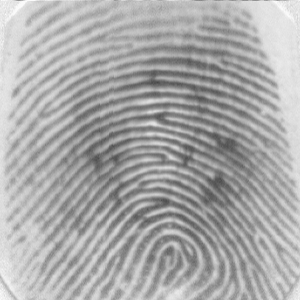
#> input picture Datasets/DB1_B/101_2.tif, 300 x 300 px, found by its file name; its folder holds 4 pictures in this run
$ python plot_and_compare_db1_b.py
#> lines starting #> are read from the running program, lines starting #| are printed output that depends on the picture
import cv2
import os
import matplotlib.pyplot as plt

original_img_dir = "F://College//Minor Project - Shilpa Pandey//Datasets//DB1_B"
output_dir = {
    'Global': "F://College//Minor Project - Shilpa Pandey//Output_Images//global_db1_b",
    'Local': "F://College//Minor Project - Shilpa Pandey//Output_Images//local_db1_b",
    'POSHE': "F://College//Minor Project - Shilpa Pandey//Output_Images//poshe_db1_b",
    'WTHE': "F://College//Minor Project - Shilpa Pandey//Output_Images//wthe_db1_b",
    'AGCWD': "F://College//Minor Project - Shilpa Pandey//Output_Images//agcwd_db1_b"
}
original_images = [f for f in os.listdir(original_img_dir) if f.endswith('.tif')][:10]

for idx, original_image_name in enumerate(original_images):
    original_image_path = os.path.join(original_img_dir, original_image_name)
    original_image = cv2.imread(original_image_path, 0)
#> original_image is the input picture: shape (300, 300); min 71, max 250, mean 169.5

    plt.figure(figsize=(15, 12))

    plt.subplot(6, 2, 1)
    plt.imshow(original_image, cmap='gray')
    plt.axis('off')
    plt.title('Original Image')

    plt.subplot(6, 2, 2)
    plt.hist(original_image.ravel(), bins=256, range=[0, 255], color='gray')
    plt.title('Histogram - Original')
    plt.xlim([0, 255])

    for i, (title, folder) in enumerate(output_dir.items()):
        processed_image_path = os.path.join(folder, original_image_name)
        processed_image = cv2.imread(processed_image_path, 0)

        plt.subplot(6, 2, 3 + 2 * i)
        plt.imshow(processed_image, cmap='gray')
        plt.axis('off')
        plt.title(title)

        plt.subplot(6, 2, 4 + 2 * i)
        plt.hist(processed_image.ravel(), bins=256, range=[0, 255], color='gray')
        plt.title(f'Histogram - {title}')
        plt.xlim([0, 255])

    plt.tight_layout()
    save_path = f"F://College//Minor Project - Shilpa Pandey//plots//{original_image_name}_plot.png"
    plt.savefig(save_path)
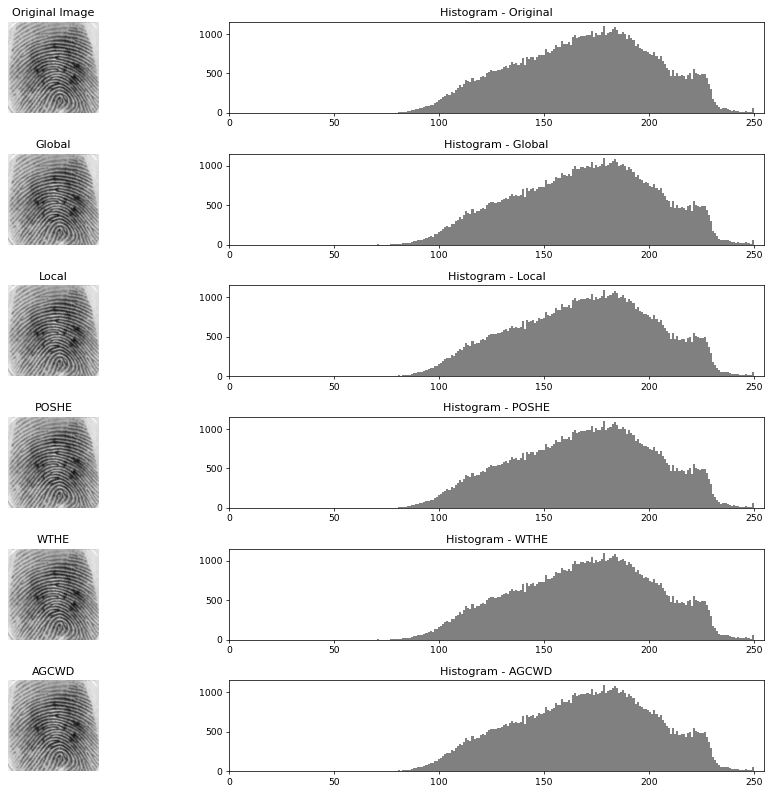
#> figure drawn by matplotlib, 12 panels; panel 2: tallest bar 1100 high, from x = 178.3 to 179.3; panel 4: tallest bar 1100 high, from x = 178.3 to 179.3; panel 6: tallest bar 1100 high, from x = 178.3 to 179.3; panel 8: tallest bar 1100 high, from x = 178.3 to 179.3
    plt.close()
#> pass 2 of the loop `for idx, original_image_name in enumerate(original_images):`:
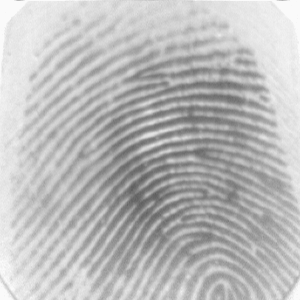
#> input picture Datasets/DB1_B/101_3.tif, 300 x 300 px, found by its file name
#> original_image is the input picture: shape (300, 300); min 94, max 250, mean 186.8
#> `plt.savefig(save_path)`:
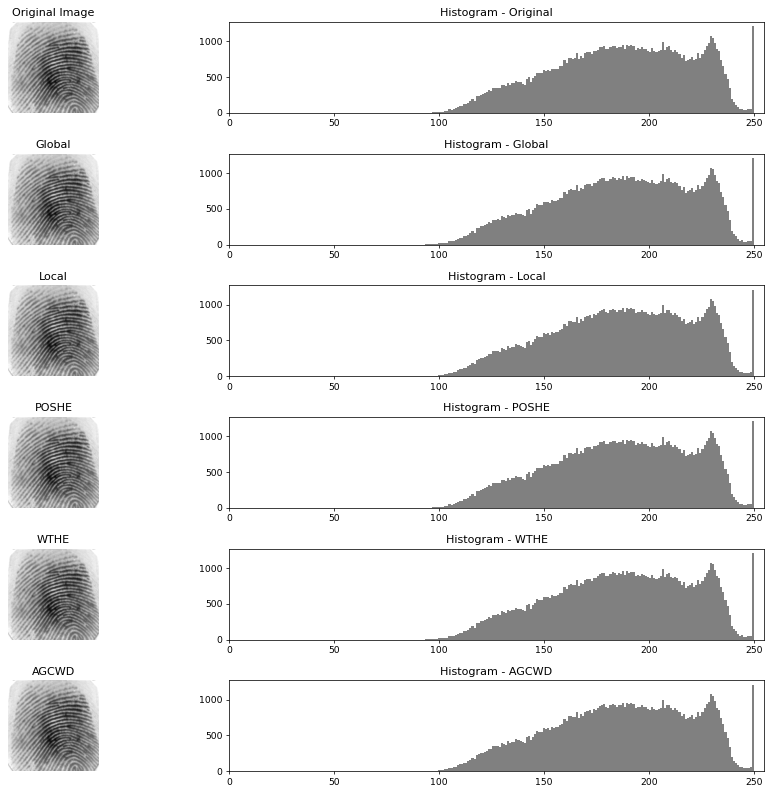
#> figure drawn by matplotlib, 12 panels; panel 2: tallest bar 1213 high, from x = 249 to 250; panel 4: tallest bar 1213 high, from x = 249 to 250; panel 6: tallest bar 1213 high, from x = 249 to 250; panel 8: tallest bar 1213 high, from x = 249 to 250
#> pass 3 of the loop `for idx, original_image_name in enumerate(original_images):`:
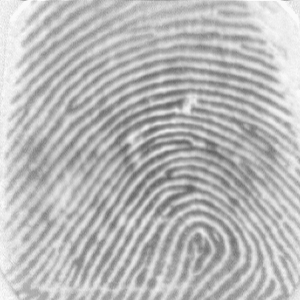
#> input picture Datasets/DB1_B/101_6.tif, 300 x 300 px, found by its file name
#> original_image is the input picture: shape (300, 300); min 97, max 250, mean 185.1
#> `plt.savefig(save_path)`:
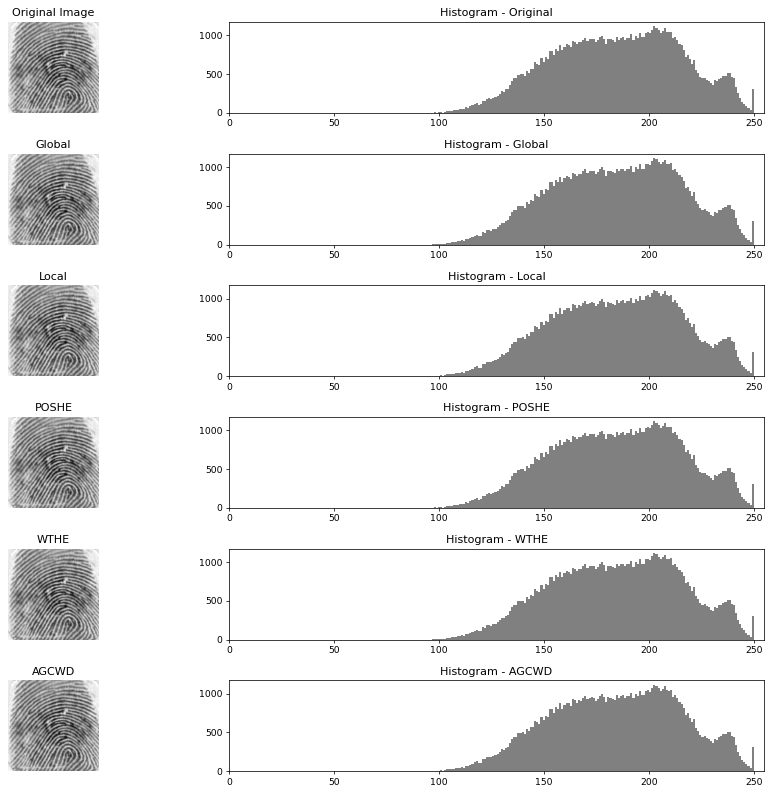
#> figure drawn by matplotlib, 12 panels; panel 2: tallest bar 1119 high, from x = 202.2 to 203.2; panel 4: tallest bar 1119 high, from x = 202.2 to 203.2; panel 6: tallest bar 1119 high, from x = 202.2 to 203.2; panel 8: tallest bar 1119 high, from x = 202.2 to 203.2
#> (the run stopped early here; a loop or call above may not have finished)
